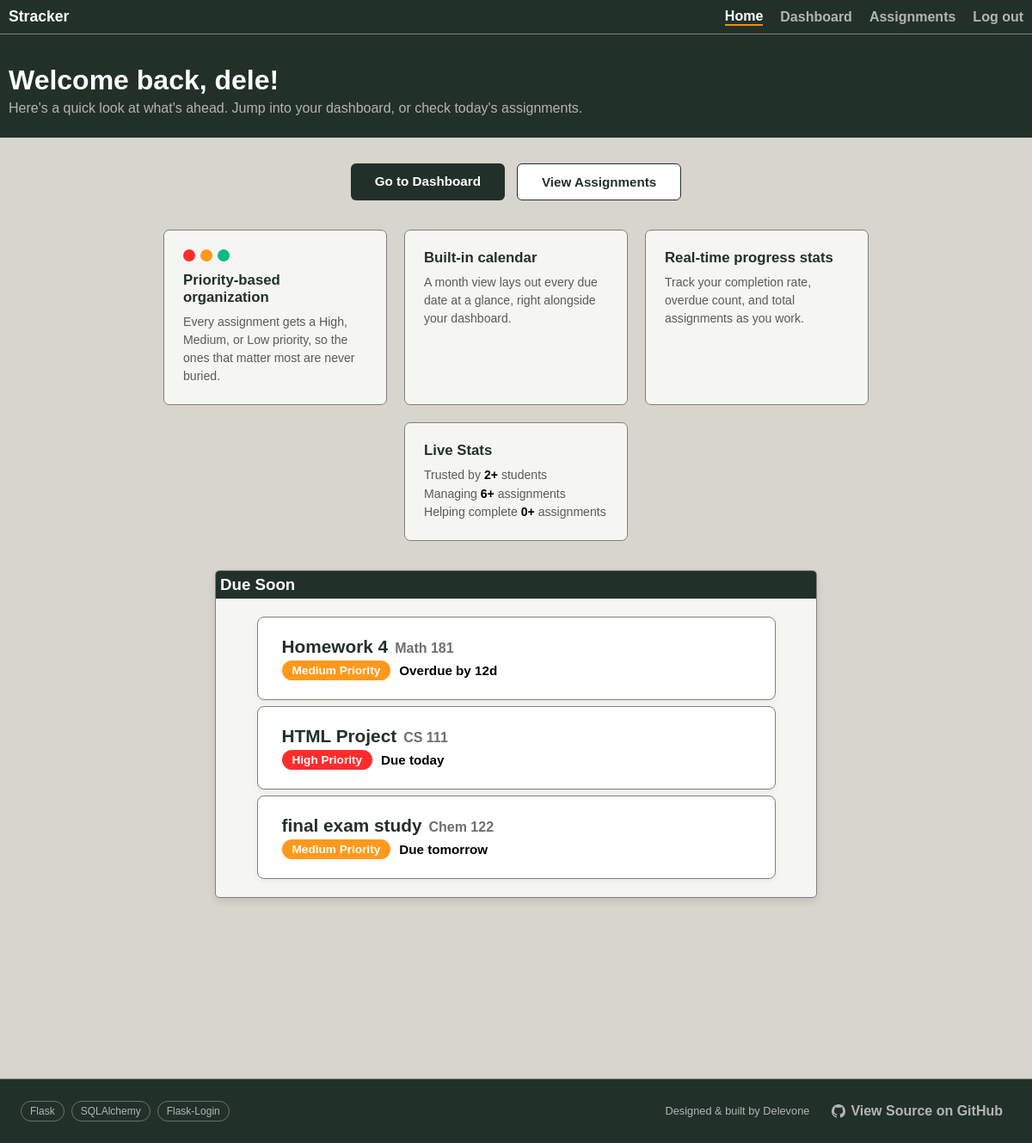
Screenshot of / (signed in) with the database file from the repository.
### app/models.py (models this page shows, shortened)
class User(db.Model, UserMixin):
    id = db.Column(db.Integer, primary_key=True)
    email = db.Column(db.String(150), unique=True)
    username = db.Column(db.String(150), unique=True)
    password = db.Column(db.String(1000))
    assignments = db.relationship("Assignment")

class Assignment(db.Model):
    id = db.Column(db.Integer, primary_key=True)
    name = db.Column(db.String(150))
    course = db.Column(db.String(150))
    priority = db.Column(db.String(10))
    due_date = db.Column(db.Date)
    notes = db.Column(db.String(1000))
    completion_status = db.Column(db.Boolean, default=False)
    student = db.Column(db.Integer, db.ForeignKey('user.id'))
    def days_until_due(self):
        try:
            return (self.due_date - date.today()).days
        except ValueError:
            return 9999
    def due_label(self):
        days = self.days_until_due()
        if self.completion_status:
            return "Completed"
        elif days < -1:
            return f"Overdue by {abs(days)}d"
        elif days == -1:
            return f"Due yesterday"
        elif days == 0:
            return "Due today"
        elif days == 1:
            return "Due tomorrow"
        elif 1 < days <= 6:
            return f"Due in {days} days"
        elif days ==7:
            return "Due in 1 week"
        else:
            return f"Due date: {self.due_date.strftime('%m/%d/%Y')}"

### app/dashboard/routes.py (the view)
@views.route("/")
def home():
    real_user_stats = {
            "total_users": User.query.count(),
            "total_assignments": Assignment.query.count(),
            "completed_assignments": Assignment.query.filter_by(completion_status=True).count(),
        }
    return render_template("home.html", user=current_user, real_user_stats=real_user_stats)

### app/__init__.py (called while the page is built)
def create_app():
    app = Flask(__name__)
    app.config['SECRET_KEY'] = os.environ.get("SECRET_KEY")
    app.config['SQLALCHEMY_DATABASE_URI'] = 'sqlite:///database.db'
    db.init_app(app)
    from app.auth.routes import auth
    from app.dashboard.routes import views
    app.register_blueprint(auth, url_prefix="/auth")
    app.register_blueprint(views, url_prefix="/")
    from .models import User, Assignment
    login_manager = LoginManager()
    login_manager.login_view = "auth.login"
    login_manager.init_app(app)
    @login_manager.user_loader
    def load_user(id):
        return User.query.get(int(id))
    if not path.exists('app/' + "database.db"):
        with app.app_context():
            db.create_all()
        print('Created Database!')
    return app

### app/templates/home.html (shortened to what this page needs)
{% extends "index.html" %}
{% block content %}
    <nav class="navbar">
        <span id="stracker">Stracker</span>
        {% if user.is_authenticated %}
        <a class = "navigation-link current" href="/">Home</a>
        <a class = "navigation-link" href="/dashboard">Dashboard</a>
        <a class = "navigation-link" href="/assignments">Assignments</a>
        <a class = "navigation-link" href="/auth/logout">Log out</a>
        {% else %}
        <a class = "navigation-link current" href="/">Home</a>
        <a class = "navigation-link" href="/auth/login">Login</a>
        <a class = "navigation-link" href="/auth/sign-up">Sign-Up</a>
        {% endif %}
    </nav>
    <header>
        {% if user.is_authenticated %}
        <h1>Welcome back, {{ user.username }}!</h1>
        <p>Here's a quick look at what's ahead. Jump into your dashboard, or check today's assignments.</p>
        {% else %}
        <h1>Stay on top of every deadline.</h1>
        <p>Stracker is a student assignment tracker with priority-based color coding, a built-in calendar, and real-time progress stats.</p>
        <p>Track due dates, organize classes, and never miss another deadline.</p>
        {% endif %}
    </header>
    <main>
        <div class="home-content">
            <div class="home-cta-row">
                {% if user.is_authenticated %}
                <a class="home-btn home-btn-primary" href="/dashboard">Go to Dashboard</a>
                <a class="home-btn home-btn-secondary" href="/assignments">View Assignments</a>
                {% else %}
                <a class="home-btn home-btn-primary" href="/auth/sign-up">Sign Up</a>
                <a class="home-btn home-btn-secondary" href="/auth/login">Log In</a>
                {% endif %}
            </div>
            <div class="home-features">
                <div class="home-feature-card">
                    <div class="home-swatches">
                        <span class="home-swatch home-swatch-high"></span>
                        <span class="home-swatch home-swatch-medium"></span>
                        <span class="home-swatch home-swatch-low"></span>
                    </div>
                    <p class="home-feature-title">Priority-based organization</p>
                    <p class="home-feature-desc">Every assignment gets a High, Medium, or Low priority, so the ones that matter most are never buried.</p>
                </div>
                <div class="home-feature-card">
                    <p class="home-feature-title">Built-in calendar</p>
                    <p class="home-feature-desc">A month view lays out every due date at a glance, right alongside your dashboard.</p>
                </div>
                <div class="home-feature-card">
                    <p class="home-feature-title">Real-time progress stats</p>
                    <p class="home-feature-desc">Track your completion rate, overdue count, and total assignments as you work.</p>
                </div>
                <div class="home-feature-card">
                    <p class="home-feature-title">Live Stats</p>
                    <p class="home-feature-desc">Trusted by <span class="stat">{{ real_user_stats.total_users }}+</span> students</p>
                    <p class="home-feature-desc">Managing <span class="stat">{{ real_user_stats.total_assignments }}+</span> assignments</p>
                    <p class="home-feature-desc">Helping complete <span class="stat">{{ real_user_stats.completed_assignments }}+</span> assignments</p>
                </div>
            </div>
            {% if user.is_authenticated %}
            {% set upcoming = (user.assignments | rejectattr('completion_status') | sort(attribute='due_date') | list)[:3] %}
            <div class="statistics-container box-shadow home-preview">
                <h3 class="container-header">Due Soon</h3>
                <ul class="home-preview-list">
                    {% for assignment in upcoming %}
                    <li class="assignment priority-{{ assignment.priority|lower }}">
                        <div class="assignment-main">
                            <div class="assignment-header">
                                <span class="assignment-name">{{ assignment.name }}</span>
                                <span class="assignment-course">{{ assignment.course }}</span>
                            </div>
                            <div class="assignment-meta">
                                <span class="priority-badge priority-{{ assignment.priority|lower }}">{{ assignment.priority }} Priority</span>
                                <span class="assignment-due">{{ assignment.due_label() }}</span>
                            </div>
                        </div>
                    </li>
                    {% else %}
                    <p class="home-preview-empty">You're all caught up — nothing due right now. <a href="/assignments">Add an assignment</a> to get started.</p>
                    {% endfor %}
                </ul>
            </div>
            {% endif %}
        </div>
    </main>
    <footer class="home-footer">
        <div class="home-tech-badges">
            <span class="home-badge">Flask</span>
            <span class="home-badge">SQLAlchemy</span>
            <span class="home-badge">Flask-Login</span>
        </div>
        <div class="home-footer-right">
            <span class="home-credit">Designed &amp; built by Delevone</span>
            <a class="navigation-link home-github-link" href="https://github.com/delevonecodes/assignment_tracker2" target="_blank" rel="noopener noreferrer">
                View Source on GitHub
            </a>
        </div>
    </footer>
{% endblock %}

### rows the page displays
User: username "dele"
Assignment: name "Homework 4", course "Math 181", priority "Medium", due_label "Overdue by 12d"
Assignment: name "HTML Project", course "CS 111", priority "High", due_label "Due today"
Assignment: name "final exam study", course "Chem 122", priority "Medium", due_label "Due tomorrow"

### other values shown
{{ real_user_stats.total_users }} "2"
{{ real_user_stats.total_assignments }} "6"
{{ real_user_stats.completed_assignments }} "0"
